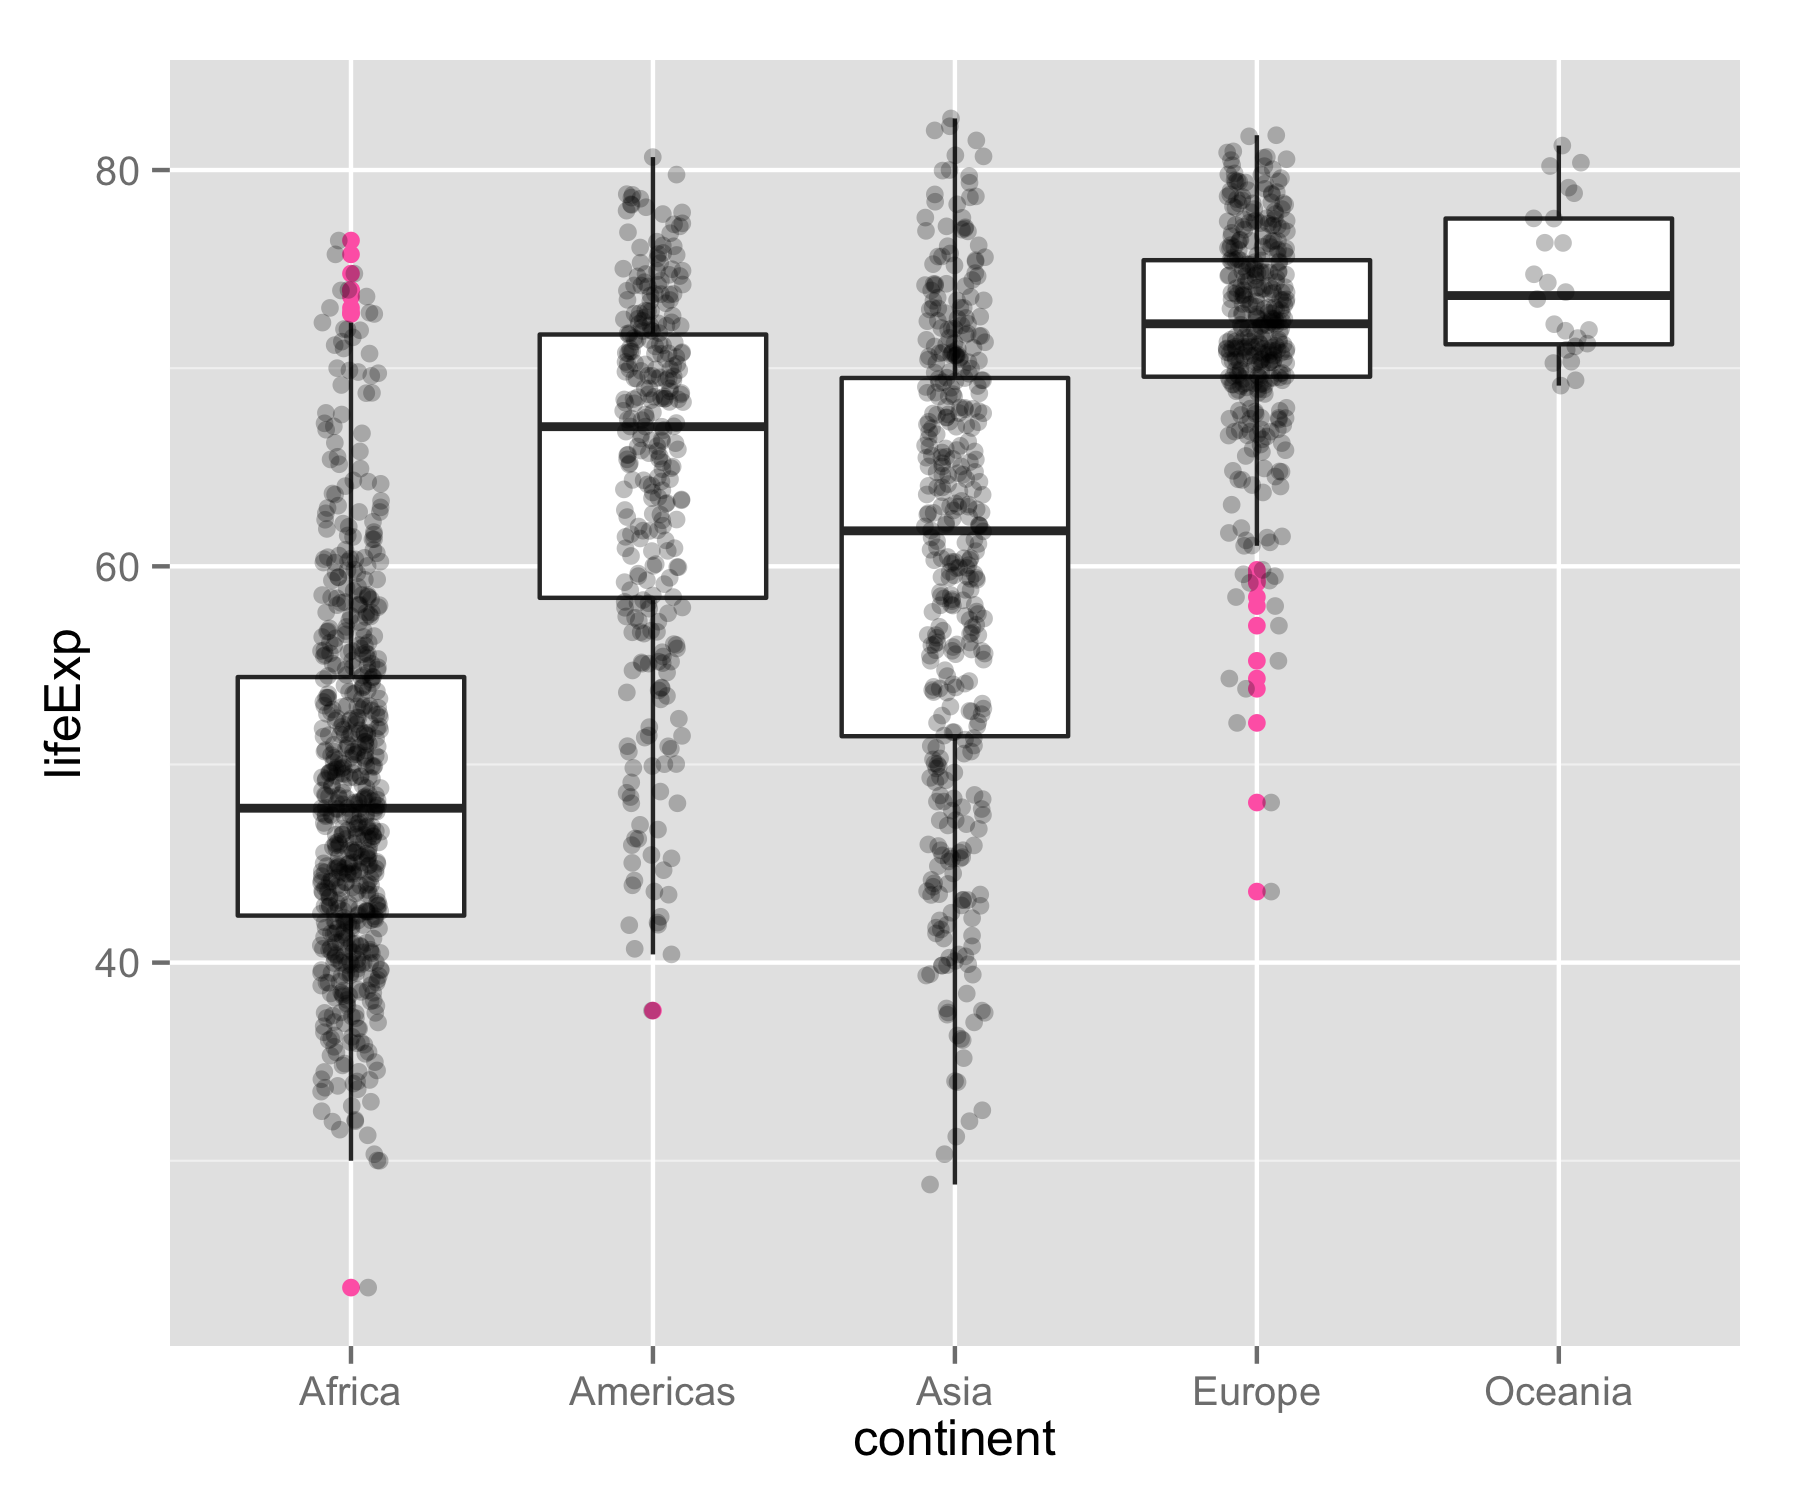

Here is the R script that generated this plot:
#' ---
#' title: STRIPPLOT WITH BOXPLOT
#' ---

library(ggplot2)

this_base <- "0023_stripplot-with-boxplot"

## use an excerpt of the Gapminder data
## prepared and posted by Jenny Bryan for use in teaching
gDat_url <- "http://tiny.cc/gapminder"
gDat <- read.delim(file = gDat_url)
str(gDat)

p <- ggplot(gDat, aes(x = continent, y = lifeExp)) +
  geom_boxplot(outlier.colour = "hotpink") +
  geom_jitter(position = position_jitter(width = 0.1, height = 0), alpha = 1/4)

p

ggsave(paste0(this_base, ".png"), p, width = 6, height = 5)
